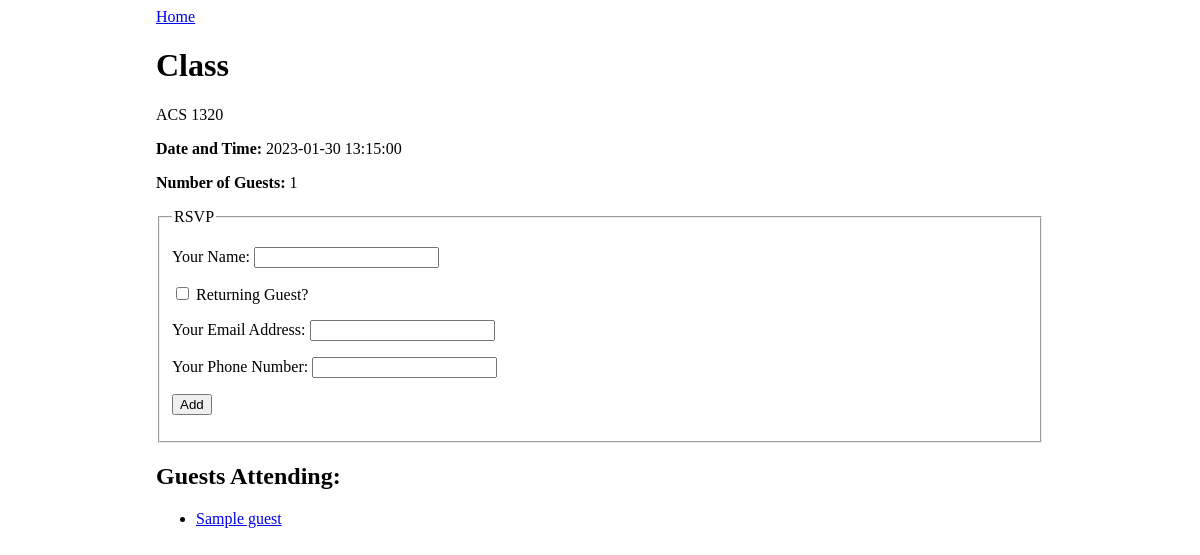
/event/2, run on an earlier commit of the app's database.
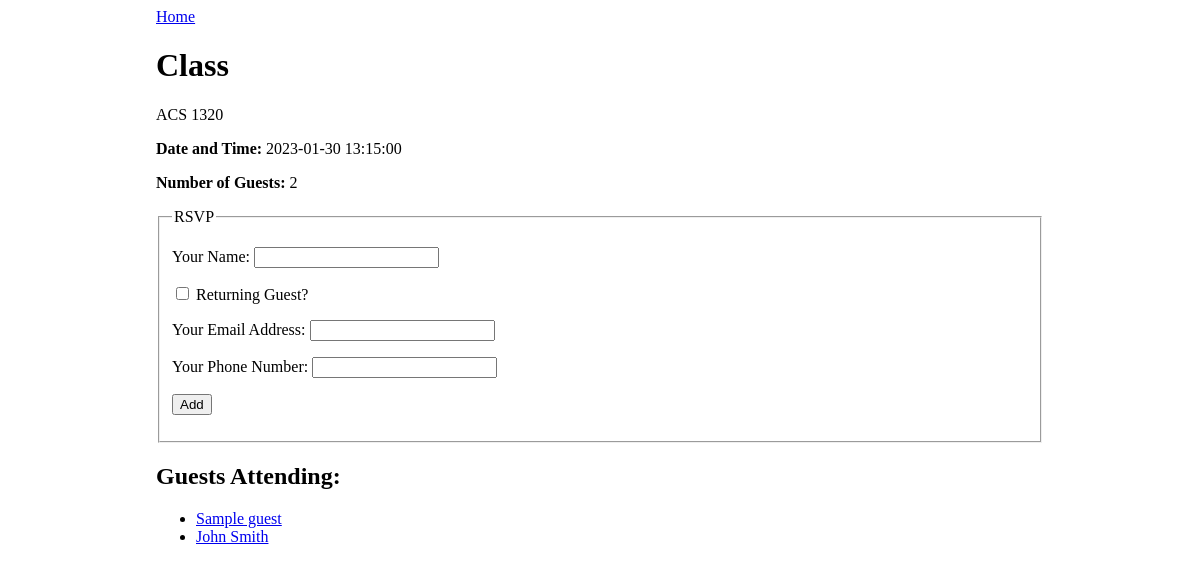
And on a later commit of the database.
### events_app/models.py (models this page shows)
class Event(db.Model):
    id = db.Column(db.Integer, primary_key=True)
    title = db.Column(db.String(80), nullable=False)
    description = db.Column(db.String(250))
    date_and_time = db.Column(db.DateTime)
    guests = db.relationship(
        'Guest', secondary='guest_event', back_populates='events_attending')
    event_type = db.Column(db.Enum(Type), default=Type.OTHER)

class Guest(db.Model):
    id = db.Column(db.Integer, primary_key=True)
    name = db.Column(db.String(80), nullable=False)
    email = db.Column(db.String(80), nullable=False, unique=True)
    phone = db.Column(db.String(10), nullable=False)
    events_attending = db.relationship(
        'Event', secondary='guest_event', back_populates='guests')

### events_app/routes.py (the view)
@main.route('/event/<event_id>', methods=['GET'])
def event_detail(event_id):
    event = Event.query.get(event_id)
    return render_template('event_detail.html', event=event)

### events_app/templates/event_detail.html (shortened to what this page needs)
{% extends 'base.html' %}
{% block content %}
<a href="/">Home</a>
<h1>{{ event.title }}</h1>
<p>{{ event.description }}</p>
<p><strong>Date and Time: </strong>{{ event.date_and_time }}</p>
<p><strong>Number of Guests: </strong>{{ event.guests|length }}</p>
<form method="POST">
    <fieldset>
        <legend>RSVP</legend>
        <p>
            <label>
                Your Name:
                <input type="text" name="guest_name">
            </label>
        </p>
        <p>
            <label>
                <input type="checkbox" name="returning" onchange="returningGuestChanged(this.checked)">
                Returning Guest?
            </label>
        </p>
        <div id="new-guest-info">
            <p>
                <label>
                    Your Email Address:
                    <input type="email" name="email">
                </label>
            </p>
            <p>
                <label>
                    Your Phone Number:
                    <input type="phone" name="phone">
                </label>
            </p>
        </div>
        <p>
            <input type="submit" name="submit" value="Add">
        </p>
    </fieldset>
</form>
<h2>Guests Attending:</h2>
<ul>
    {% for guest in event.guests %}
    <li><a href="/guest/{{ guest.id }}">{{ guest.name }}</a></li>
    {% endfor %}
</ul>
{% endblock %}

### events_app/templates/base.html (shortened to what this page needs)
<!DOCTYPE html>
<html>
    <head>
        <link rel="stylesheet" href="/static/style.css">
    </head>
    <body>
        <div id="content">
            {% block content %}{% endblock %}
        </div>
    </body>
</html>

### events_app/static/style.css (style rules this page uses)
body { display: flex; justify-content: center; }
#content { width: 75%; }

What changed in the data, as far as the page shows it:
added Guest: name "John Smith"
Also different on the page:
{{ event.guests|length }}: "1" → "2"
